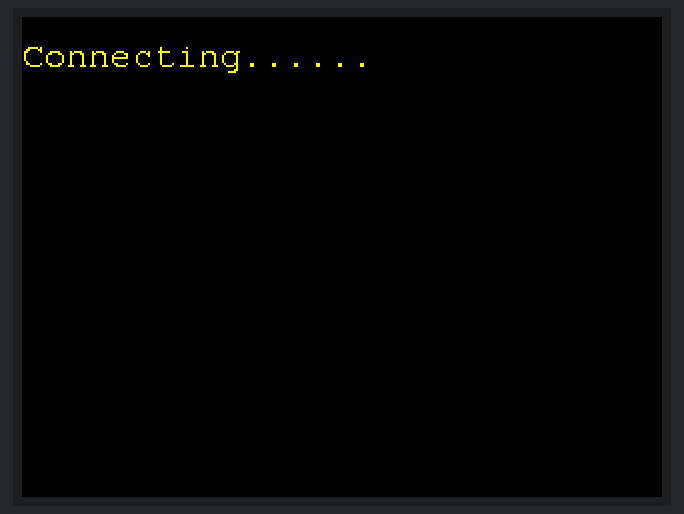
Bench run of a sketch on a simulated ESP8266 (NodeMCU). Parts: 320×240 colour display. WiFi joins after 1.5 s; servers stay silent unless stated; uploads are accepted with an empty reply; what the sketch prints to the serial monitor is not drawn.

Above: at 1.3 s.
At 1.8 s:
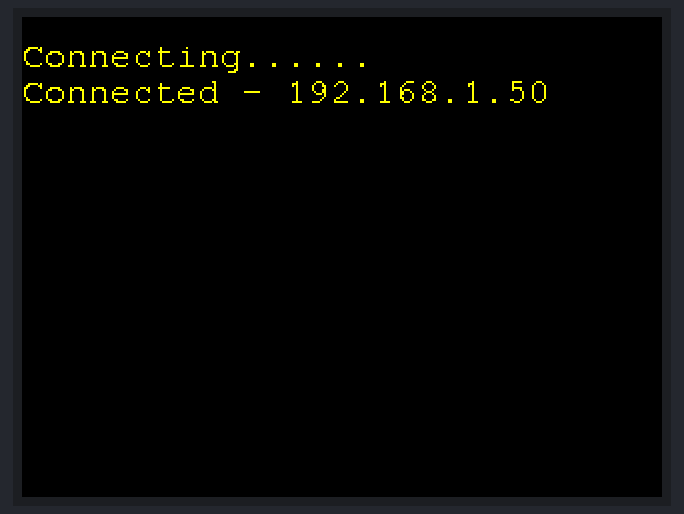

Measured:
- what the display in image 0 shows lasts 0.5 s, from 1.2 s to 1.7 s

The sketch:

Arduino-Cowin-Notifier.ino
```cpp
#include <ESP8266WiFi.h>
#include <ESP8266HTTPClient.h>
#include <ArduinoJson.h>  // v6.18.0
#include "SPI.h"
#include "Adafruit_GFX.h"
#include "Adafruit_ILI9341.h"
#include <Fonts/FreeMono9pt7b.h>

const char* SSID = "ZTE_2.4G_ExQCMa";                 // Your WiFi SSID
const char* PASSWORD = "NullReferenceException#123";  // Your WiFi Password

const int districtID = 1;          // District ID
const int minAge = 45;             // 45 or 18
const String date = "11-05-2021";  // Date for slot in DD-MM-YYYY format

const String baseURL = "http://arduino-cowin.centralindia.cloudapp.azure.com/?districtID=";
const String URL = baseURL + districtID + "&date=" + date + "&minAge=" + minAge;

#define TFT_CS D2
#define TFT_RST D3
#define TFT_DC D4

HTTPClient http;
Adafruit_ILI9341 tft = Adafruit_ILI9341(TFT_CS, TFT_DC);


int ledPin = LED_BUILTIN;

bool slotFound = false;

void setupWiFi() {
  tft.setTextColor(ILI9341_YELLOW);
  tft.setTextSize(1);
  Serial.print("\nConnecting...");
  tft.print("\nConnecting...");

  WiFi.begin(SSID, PASSWORD);
  while (WiFi.status() != WL_CONNECTED) {
    Serial.print(".");
    tft.print(".");
    delay(500);
  }
  Serial.print("\nConnected - ");
  Serial.println(WiFi.localIP());
  tft.print("\nConnected - ");
  tft.println(WiFi.localIP());
}

void setupTFT() {
  tft.begin();
  tft.setCursor(0, 0);
  tft.setRotation(3);
  tft.setFont(&FreeMono9pt7b);
  tft.fillScreen(ILI9341_BLACK);
}

void printLabel(const String &s) {
    tft.setTextColor(ILI9341_YELLOW);
    tft.print(s);
    tft.setTextColor(ILI9341_WHITE);
}

void displayData(String jsonString) {
  DynamicJsonDocument doc(8192);

  DeserializationError error = deserializeJson(doc, jsonString);

  if (error) {
    Serial.print(F("deserializeJson() failed: "));
    Serial.println(error.f_str());
    return;
  }

  for (JsonObject center : doc.as<JsonArray>()) {
    tft.fillScreen(ILI9341_BLACK);
    tft.setTextColor(ILI9341_YELLOW);
    tft.setCursor(0, 0);

    tft.println("");
    tft.println(center["name"].as<String>());
    tft.setTextColor(ILI9341_WHITE);

    tft.println("");
    printLabel("Address: ");
    tft.println(center["address"].as<String>() + ",");
    tft.println(center["block_name"].as<String>() + ",");
    tft.println(center["pincode"].as<String>());

    tft.println("");
    printLabel("From: ");
    tft.println(center["from"].as<String>());

    tft.println("");
    printLabel("To: ");
    tft.println(center["to"].as<String>());

    tft.println("");
    printLabel("Fee Type: ");
    tft.println(center["fee_type"].as<String>());

    // Un-comment if you want to show these info on screen
    // tft.println("Sessions: ");
    // for (JsonObject session : center["sessions"].as<JsonArray>()) {
      // tft.print("Capacity: ");
      // tft.println(session["available_capacity"].as<String>());

      // tft.print("Vaccine: ");
      // tft.println(session["vaccine"].as<String>());

      // tft.print("Date: ");
      // tft.println(session["date"].as<String>());


      // tft.print("Age Limit: ");
      // tft.println(session["min_age_limit"].as<String>());


      // tft.print("First Dose Capacity: ");
      // tft.println(session["available_capacity_dose1"].as<String>());

      // tft.print("Second Dose Capacity: ");
      // tft.println(session["available_capacity_dose2"].as<String>());

      // tft.print("Slots: ");
      // for (auto slot : session["slots"].as<String>()) {
      //   tft.print(slot);
      // }
    // }
    delay(5000);
  }
}

void pingServer() {
  Serial.println(URL);
  Serial.println("Sending HTTP request to " + URL);
  http.begin(URL);
  int httpCode = http.GET();

  if (httpCode == 200) {
    Serial.println("Slot is avilable !!");
    slotFound = true;
    String payload = http.getString();
    displayData(payload);
  } else {
    tft.fillScreen(ILI9341_BLACK);
    tft.setTextColor(ILI9341_RED);
    tft.setCursor(0, 0);
    tft.println("");
    tft.println("No Slots Avilable");
  }

  http.end();
}

void setup() {
  pinMode(ledPin, OUTPUT);

  Serial.begin(115200);
  setupTFT();
  setupWiFi();
}

void loop() {
  if (slotFound) {
    digitalWrite(ledPin, HIGH);
  }
  pingServer();
  delay(5000);  // IP Address will be blocked if you call API more than onece per 5 minute
}
```
